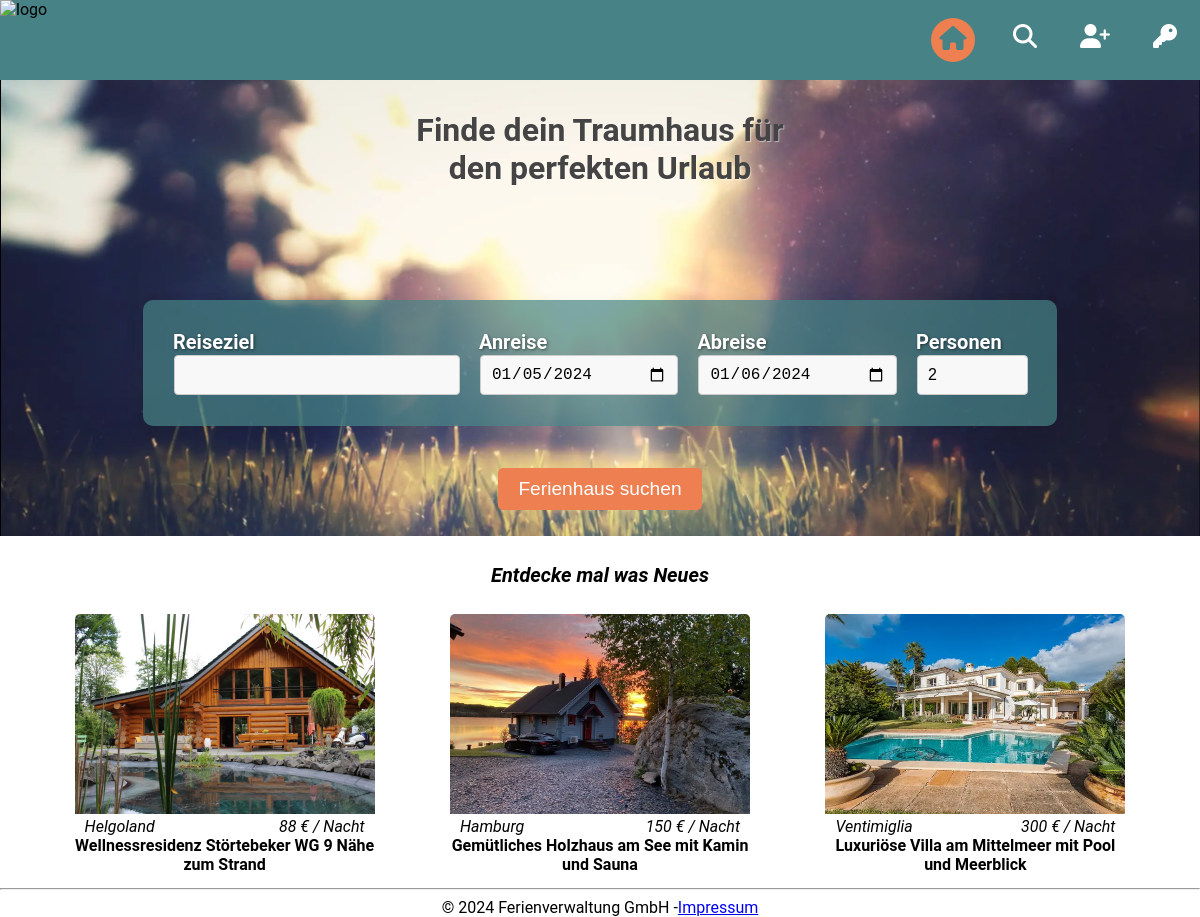
The page / on the database its author committed.
### tables this page shows
CREATE TABLE IF NOT EXISTS `houses`
(
    `id`           INT UNSIGNED      NOT NULL AUTO_INCREMENT,
    `name`         VARCHAR(64)       NOT NULL,
    `description`  LONGTEXT          NOT NULL,
    `price`        DECIMAL UNSIGNED  NOT NULL,
    `max_person`   SMALLINT UNSIGNED NOT NULL,
    `postal_code`  VARCHAR(10)       NOT NULL,
    `city`         VARCHAR(45)       NOT NULL,
    `street`       VARCHAR(64)       NOT NULL,
    `house_number` SMALLINT UNSIGNED NOT NULL,
    `square_meter` INT UNSIGNED      NOT NULL,
    `room_count`   SMALLINT UNSIGNED NOT NULL,
    `is_disabled`  TINYINT           NOT NULL DEFAULT 1,
    `owner_id`     INT UNSIGNED      NOT NULL,
    PRIMARY KEY (`id`),
    CONSTRAINT `fk_House_User1`
        FOREIGN KEY (`owner_id`)
            REFERENCES `users` (`id`)
            ON DELETE NO ACTION
            ON UPDATE NO ACTION
);

### src/controller/ViewController.php (called while the page is built, shortened)
<?php
class ViewController extends BaseController
{
    public function __construct(string $viewName, mixed $param = null)
    {
        include_once(__DIR__ . "/../views/{$viewName}.view.php");
    }
}

### src/controller/DashboardController.php (called while the page is built, shortened)
<?php
class DashboardController extends BaseController
{
    public function getindex(mixed $formdata = null): void
    {
        $suggestedHouses = [];
        $query = "SELECT * FROM houses WHERE is_disabled=0 ORDER BY RAND() LIMIT 3;";
        $result = $this->connection()->query($query);
        if ($result instanceof \mysqli_result) {
            while ($house = $result->fetch_object('\src\models\House')) {
                $tmp['name'] = $house->getName();
                $tmp['city'] = $house->getCity();
                $tmp['price'] = $house->getPrice();
                $tmp['id'] = $house->getId();
                $tmp['image'] = "/images/".$house->getFrontImage();
                $suggestedHouses[] = $tmp;
            }
        }
        new ViewController('dashboard', $suggestedHouses);
    }
}

### src/helper/DatabaseTrait.php (called while the page is built, shortened)
<?php
trait DatabaseTrait
{
    public function connection(): \mysqli
    {
        $connection = \src\config\getConnection();
        return $connection;
    }
}

### src/views/dashboard.view.php (the view, shortened to what this page needs)
<?php
$demoHouses = $param ?? [];
?>
<link rel="stylesheet" href="/styles/dashboard.css"/>
<div id="dashboard">
    <div id="search-area">
        <video playsinline muted autoplay id="background-video" poster="/assets/backyard.webp">
            <source src="/assets/backyard.webm" type="video/webm">
            <source src="/assets/backyard.mp4" type="video/mp4">
        </video>
        <div id="title">
            <h1>Finde dein Traumhaus für<br/> den perfekten Urlaub</h1>
        </div>
        <form action="/offer/find" id="search-form">
            <div id="search">
                <div id="destination-search" class="search-input">
                    <label id="destination-label" for="destination-input-field">Reiseziel</label>
                    <input id="destination-input-field" class="input-field" name="destination" type="text">
                </div>
                <div id="from-date-search" class="search-input">
                    <label id="from-date-label" for="from-date-input-field">Anreise</label>
                    <input id="from-date-input-field" class="input-field" name="dateStart" type="date">
                </div>
                <div id="to-date-search" class="search-input">
                    <label id="to-date-label" for="to-date-input-field">Abreise</label>
                    <input id="to-date-input-field" class="input-field" name="dateEnd" type="date">
                </div>
                <div id="person-amount-search" class="search-input">
                    <label id="person-amount-label" for="person-amount-input-field">Personen</label>
                    <input id="person-amount-input-field" class="input-field" name="persons" type="number" value="2">
                </div>
            </div>
            <div id="search-button">
                <button class="btn-secondary">Ferienhaus suchen</button>
            </div>
        </form>
    </div>
    <div id="suggestions">
        <div id="suggestion-title">
            <h4>Entdecke mal was Neues</h4>
        </div>
        <div id="suggestion-cards">
            <?php for ($i=0; $i < 3; $i++) { ?>
                <div class="suggestion-card" onclick="openLink('<?php print 'offer/detail/'.(string)$demoHouses[$i]['id'] ?>')">
                    <img class="card-image" src="<?php echo $demoHouses[$i]['image'] ?? ''; ?>" alt="">
                    <div class="card-content">
                        <span class="card-location"><?php echo $demoHouses[$i]['city'] ?? ''; ?></span>
                        <span class="card-price"><?php echo $demoHouses[$i]['price'] ?? ''; ?> € / Nacht</span>
                    </div>
                    <span class="card-name"><?php echo $demoHouses[$i]['name'] ?? ''; ?></span>
                </div>
            <?php } ?>
        </div>
    </div>
</div>

### public/styling.css (style rules this page uses)
:root { --color-primary: var(--color-primary-0); --color-primary-0: #478386; --color-primary-1: #A6C9CA; --color-primary-2: #6E9EA1; --color-primary-3: #286A6D; --color-primary-4: #104F52; --color-secondary: var(--color-secondary-0); --color-secondary-0: #ED7F50; --color-secondary-1: #FFBFA3; --color-secondary-2: #FFA178; --color-secondary-3: #D95E29; --color-secondary-4: #AB4013; --color-text-headline: #444; --color-text-primary: #333; --color-text-secondary: #666; }
body { margin: 0; padding: 0; font-family: 'Roboto', sans-serif; }
input[type="date"] { -webkit-appearance: none; }

### rows shown on the page
houses: shows a picture, city "Helgoland", price "88", name "Wellnessresidenz Störtebeker WG 9 Nähe zum Strand"
houses: shows a picture, city "Hamburg", price "150", name "Gemütliches Holzhaus am See mit Kamin und Sauna"
houses: shows a picture, city "Ventimiglia", price "300", name "Luxuriöse Villa am Mittelmeer mit Pool und Meerblick"
